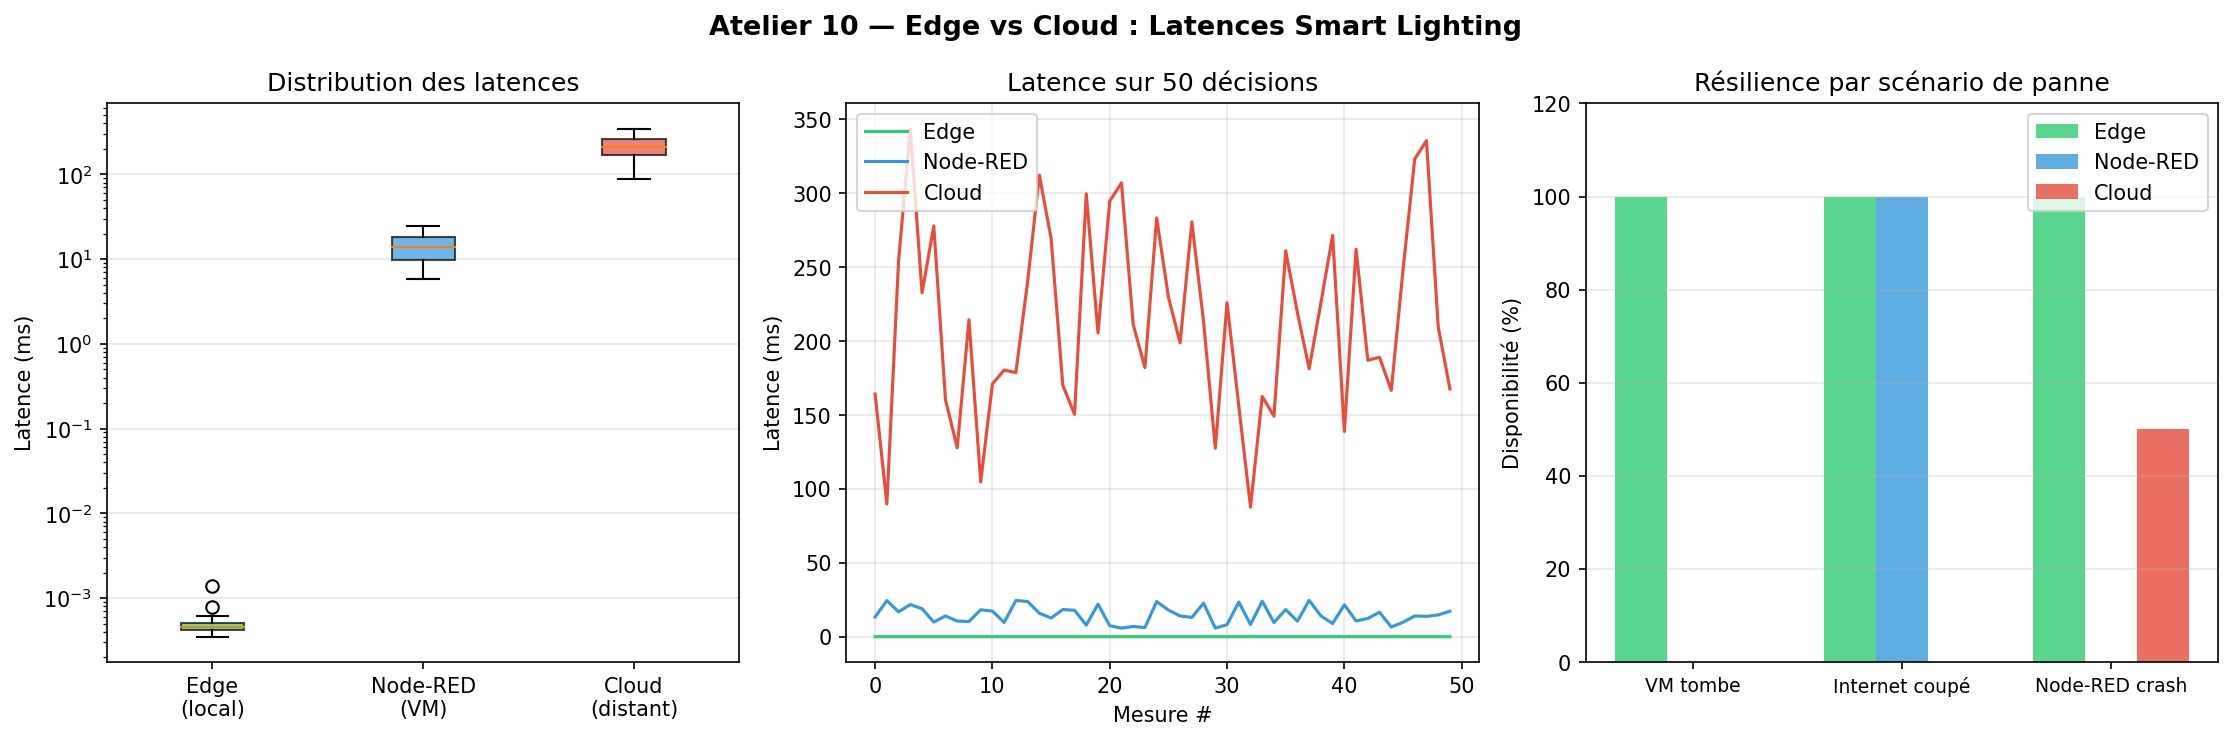

Here is the Python script that generated this plot:
import time, random, numpy as np
import matplotlib.pyplot as plt

print("=" * 55)
print("  COMPARAISON : EDGE vs CLOUD — Smart Lighting")
print("=" * 55)

N = 50

def calcul_pwm_local(ldr, pir, heure):
    if ldr >= 80: return 0
    elif pir: return 100
    elif heure >= 22 or heure <= 5: return 20
    else: return 50

latences_edge, latences_cloud, latences_nodered = [], [], []

for i in range(N):
    ldr   = random.uniform(0, 100)
    pir   = random.choice([True, False])
    heure = random.randint(0, 23)
    t0 = time.perf_counter()
    calcul_pwm_local(ldr, pir, heure)
    t1 = time.perf_counter()
    latences_edge.append((t1 - t0) * 1000)
    latences_cloud.append(random.uniform(80, 350))
    latences_nodered.append(random.uniform(5, 25))

print(f"\n{'Méthode':<20} {'Min (ms)':<12} {'Max (ms)':<12} {'Moyenne (ms)'}")
print("-" * 60)
print(f"{'Edge (local)':<20} {min(latences_edge):.4f}{'':7} {max(latences_edge):.4f}{'':7} {sum(latences_edge)/N:.4f}")
print(f"{'Node-RED (VM)':<20} {min(latences_nodered):.1f}{'':9} {max(latences_nodered):.1f}{'':9} {sum(latences_nodered)/N:.1f}")
print(f"{'Cloud (distant)':<20} {min(latences_cloud):.1f}{'':9} {max(latences_cloud):.1f}{'':9} {sum(latences_cloud)/N:.1f}")

fig, axes = plt.subplots(1, 3, figsize=(15, 5))
fig.suptitle("Atelier 10 — Edge vs Cloud : Latences Smart Lighting", fontsize=13, fontweight='bold')

ax1 = axes[0]
data   = [latences_edge, latences_nodered, latences_cloud]
labels = ['Edge\n(local)', 'Node-RED\n(VM)', 'Cloud\n(distant)']
colors = ['#2ecc71', '#3498db', '#e74c3c']
bp = ax1.boxplot(data, labels=labels, patch_artist=True)
for patch, color in zip(bp['boxes'], colors):
    patch.set_facecolor(color)
    patch.set_alpha(0.7)
ax1.set_ylabel('Latence (ms)')
ax1.set_title('Distribution des latences')
ax1.set_yscale('log')
ax1.grid(axis='y', alpha=0.3)

ax2 = axes[1]
ax2.plot(range(N), latences_edge,    color='#2ecc71', linewidth=1.5, label='Edge')
ax2.plot(range(N), latences_nodered, color='#3498db', linewidth=1.5, label='Node-RED')
ax2.plot(range(N), latences_cloud,   color='#e74c3c', linewidth=1.5, label='Cloud')
ax2.set_xlabel('Mesure #')
ax2.set_ylabel('Latence (ms)')
ax2.set_title('Latence sur 50 décisions')
ax2.legend()
ax2.grid(alpha=0.3)

ax3 = axes[2]
scenarios  = ['VM tombe', 'Internet coupé', 'Node-RED crash']
edge_ok    = [100, 100, 100]
nodered_ok = [0,   100, 0]
cloud_ok   = [0,   0,   50]
x3 = np.arange(len(scenarios))
w  = 0.25
ax3.bar(x3 - w, edge_ok,    w, label='Edge',     color='#2ecc71', alpha=0.8)
ax3.bar(x3,     nodered_ok, w, label='Node-RED', color='#3498db', alpha=0.8)
ax3.bar(x3 + w, cloud_ok,   w, label='Cloud',    color='#e74c3c', alpha=0.8)
ax3.set_ylabel('Disponibilité (%)')
ax3.set_title('Résilience par scénario de panne')
ax3.set_xticks(x3)
ax3.set_xticklabels(scenarios, fontsize=9)
ax3.set_ylim(0, 120)
ax3.legend()
ax3.grid(axis='y', alpha=0.3)

plt.tight_layout()
plt.savefig('edge_vs_cloud.png', dpi=150, bbox_inches='tight')
plt.show()
print("\n📸 Graphique sauvegardé : edge_vs_cloud.png")
print("""
  ✅ Edge  : < 1ms   — fonctionne même si VM tombe
  ⚠️  Node-RED : 5–25ms  — dépend de Docker
  ❌ Cloud : 80–350ms — dépend internet
""")
